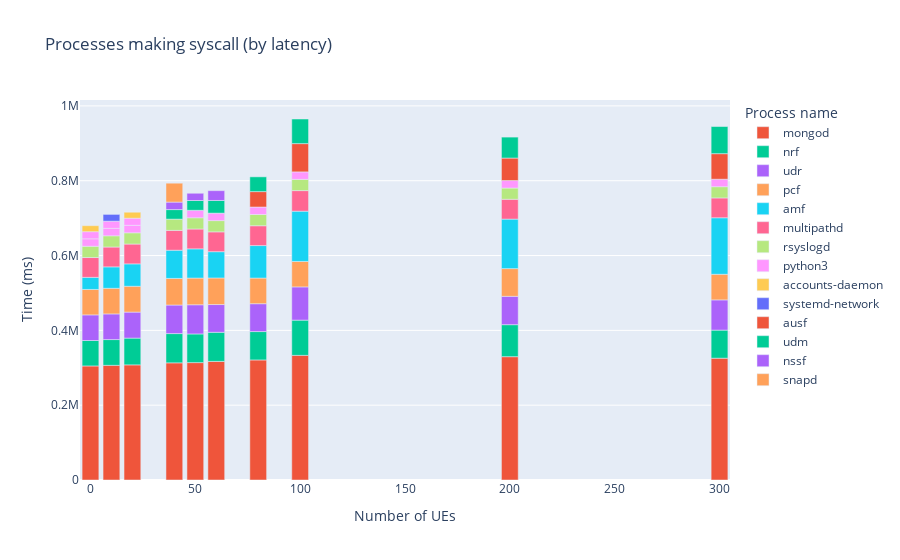
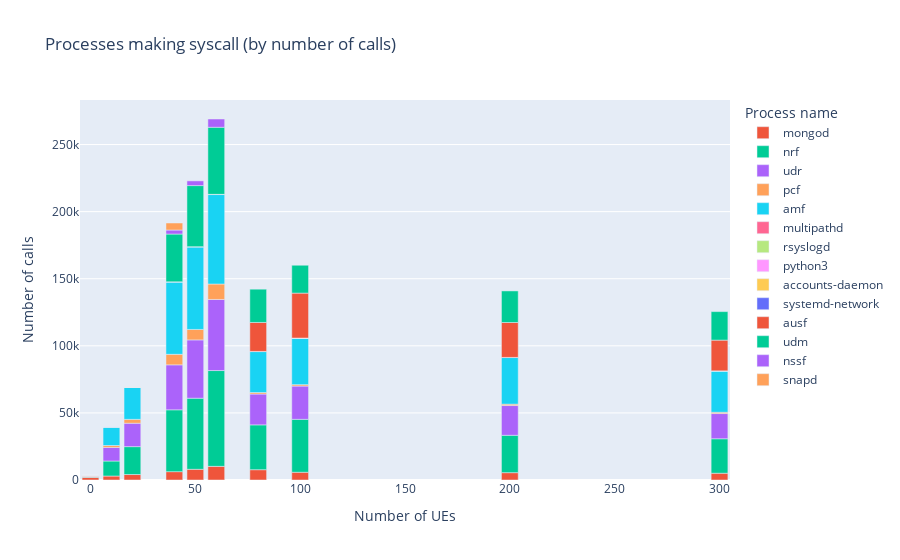

The notebook cell these images were saved under, in order:
### Code cell
sysprocess_df = spark.read.option("basePath", basePath).json(
f"{basePath}/ues=*/tool=sysprocess")
sysprocess_fig = px.bar(sysprocess_df.toPandas(),
                x="ues", y="time (ms)", color="comm",
                hover_data=["count", "time (ms)"],
                labels={
                     "ues": "Number of UEs",
                     "time (ms)": "Time (ms)",
                     "syscall": "System calls",
                     "count": "Number of calls",
                     "comm": "Process name"
                },
                title=f'Processes making syscall (by latency)')
# sysprocess_fig.update_traces(textinfo='value')
sysprocess_fig.show()
sysprocess_fig.write_image(f"images/sysprocess_fig_m2.medium.jpeg")
with open(html_output_file, 'a') as f:
    f.write(f'<h2 id="syscall-processes"> Processes are making syscalls with latency information </h2>')
    f.write('<p>  </p>') 
    f.write(sysprocess_fig.to_html(full_html=False, include_plotlyjs='cdn'))
sysprocess_count_fig = px.bar(sysprocess_df.toPandas(),
                x="ues", y="count", color="comm",
                hover_data=["count", "time (ms)"],
                labels={
                     "ues": "Number of UEs",
                     "time (ms)": "Time (ms)",
                     "syscall": "System calls",
                     "count": "Number of calls",
                     "comm": "Process name"
                },
                title=f'Processes making syscall (by number of calls)')
# sysprocess_count_fig.update_traces(textinfo='value')
sysprocess_count_fig.show()
sysprocess_count_fig.write_image(f"images/sysprocess_count_fig_m2.medium.jpeg")
with open(html_output_file, 'a') as f:
    f.write(f'<h2 id="syscall-count-processes"> Processes are making syscalls by number of calls</h2>')
    f.write('<p>  </p>') 
    f.write(sysprocess_count_fig.to_html(full_html=False, include_plotlyjs='cdn'))

### Figure 1 — Plotly figure (JSON) as saved in the notebook; plotly's stock layout.template omitted (floating-point values rounded to 4 significant figures)
{"data": [{"alignmentgroup": "True", "customdata": [[4082], [2959], [5769], [2022], [10169], [7981], [5054], [5470], [7677], [6225]], "hovertemplate": "Process name=mongod<br>Number of UEs=%{x}<br>Time (ms)=%{y}<br>Number of calls=%{customdata[0]}<extra></extra>", "legendgroup": "mongod", "marker": {"color": "#EF553B", "pattern": {"shape": ""}}, "name": "mongod", "offsetgroup": "mongod", "orientation": "v", "showlegend": true, "textposition": "auto", "type": "bar", "x": [20, 10, 100, 0, 60, 50, 300, 200, 80, 40], "xaxis": "x", "y": [307800.0, 306500.0, 333200.0, 304900.0, 317100.0, 313800.0, 325600.0, 329600.0, 320900.0, 313200.0], "yaxis": "y"}, {"alignmentgroup": "True", "customdata": [[20790], [11179], [39434], [320], [71391], [52978], [25685], [27850], [33408], [46084]], "hovertemplate": "Process name=nrf<br>Number of UEs=%{x}<br>Time (ms)=%{y}<br>Number of calls=%{customdata[0]}<extra></extra>", "legendgroup": "nrf", "marker": {"color": "#00cc96", "pattern": {"shape": ""}}, "name": "nrf", "offsetgroup": "nrf", "orientation": "v", "showlegend": true, "textposition": "auto", "type": "bar", "x": [20, 10, 100, 0, 60, 50, 300, 200, 80, 40], "xaxis": "x", "y": [71520.0, 68890.0, 94150.0, 68000.0, 77760.0, 76580.0, 75010.0, 85540.0, 75840.0, 78160.0], "yaxis": "y"}, {"alignmentgroup": "True", "customdata": [[17440], [10148], [24818], [349], [52987], [43449], [18781], [22171], [22983], [33511]], "hovertemplate": "Process name=udr<br>Number of UEs=%{x}<br>Time (ms)=%{y}<br>Number of calls=%{customdata[0]}<extra></extra>", "legendgroup": "udr", "marker": {"color": "#ab63fa", "pattern": {"shape": ""}}, "name": "udr", "offsetgroup": "udr", "orientation": "v", "showlegend": true, "textposition": "auto", "type": "bar", "x": [20, 10, 100, 0, 60, 50, 300, 200, 80, 40], "xaxis": "x", "y": [69530.0, 68570.0, 88850.0, 68500.0, 74180.0, 78030.0, 80810.0, 75880.0, 74530.0, 76330.0], "yaxis": "y"}, {"alignmentgroup": "True", "customdata": [[2890], [1428], [1027], [370], [11508], [7795], [970], [1054], [1122], [7842]], "hovertemplate": "Process name=pcf<br>Number of UEs=%{x}<br>Time (ms)=%{y}<br>Number of calls=%{customdata[0]}<extra></extra>", "legendgroup": "pcf", "marker": {"color": "#FFA15A", "pattern": {"shape": ""}}, "name": "pcf", "offsetgroup": "pcf", "orientation": "v", "showlegend": true, "textposition": "auto", "type": "bar", "x": [20, 10, 100, 0, 60, 50, 300, 200, 80, 40], "xaxis": "x", "y": [69080.0, 68480.0, 68000.0, 68000.0, 71020.0, 71360.0, 68490.0, 73990.0, 68500.0, 71120.0], "yaxis": "y"}, {"alignmentgroup": "True", "customdata": [[23888], [13739], [34628], [236], [66678], [61575], [30739], [34701], [30513], [53923]], "hovertemplate": "Process name=amf<br>Number of UEs=%{x}<br>Time (ms)=%{y}<br>Number of calls=%{customdata[0]}<extra></extra>", "legendgroup": "amf", "marker": {"color": "#19d3f3", "pattern": {"shape": ""}}, "name": "amf", "offsetgroup": "amf", "orientation": "v", "showlegend": true, "textposition": "auto", "type": "bar", "x": [20, 10, 100, 0, 60, 50, 300, 200, 80, 40], "xaxis": "x", "y": [59820.0, 57300.0, 134400.0, 32330.0, 70280.0, 78120.0, 151000.0, 132400.0, 86850.0, 75420.0], "yaxis": "y"}, {"alignmentgroup": "True", "customdata": [[81], [81], [85], [81], [81], [81], [88], [81], [81], [81]], "hovertemplate": "Process name=multipathd<br>Number of UEs=%{x}<br>Time (ms)=%{y}<br>Number of calls=%{customdata[0]}<extra></extra>", "legendgroup": "multipathd", "marker": {"color": "#FF6692", "pattern": {"shape": ""}}, "name": "multipathd", "offsetgroup": "multipathd", "orientation": "v", "showlegend": true, "textposition": "auto", "type": "bar", "x": [20, 10, 100, 0, 60, 50, 300, 200, 80, 40], "xaxis": "x", "y": [53000.0, 53000.0, 55000.0, 53000.0, 53000.0, 53000.0, 53000.0, 53000.0, 53010.0, 53000.0], "yaxis": "y"}, {"alignmentgroup": "True", "customdata": [[22], [22], [22], [22], [22], [22], [22], [22], [22], [50]], "hovertemplate": "Process name=rsyslogd<br>Number of UEs=%{x}<br>Time (ms)=%{y}<br>Number of calls=%{customdata[0]}<extra></extra>", "legendgroup": "rsyslogd", "marker": {"color": "#B6E880", "pattern": {"shape": ""}}, "name": "rsyslogd", "offsetgroup": "rsyslogd", "orientation": "v", "showlegend": true, "textposition": "auto", "type": "bar", "x": [20, 10, 100, 0, 60, 50, 300, 200, 80, 40], "xaxis": "x", "y": [30030.0, 30030.0, 30010.0, 30030.0, 30020.0, 30030.0, 30030.0, 30030.0, 30030.0, 30020.0], "yaxis": "y"}, {"alignmentgroup": "True", "customdata": [[38], [39], [82], [39], [14], [60], [39], [42], [34], [14], [6], [14]], "hovertemplate": "Process name=python3<br>Number of UEs=%{x}<br>Time (ms)=%{y}<br>Number of calls=%{customdata[0]}<extra></extra>", "legendgroup": "python3", "marker": {"color": "#FF97FF", "pattern": {"shape": ""}}, "name": "python3", "offsetgroup": "python3", "orientation": "v", "showlegend": true, "textposition": "auto", "type": "bar", "x": [20, 20, 10, 10, 100, 0, 0, 60, 50, 300, 200, 80], "xaxis": "x", "y": [20010.0, 19020.0, 20010.0, 19020.0, 20020.0, 20020.0, 19020.0, 20010.0, 20000.0, 20020.0, 20000.0, 20000.0], "yaxis": "y"}, {"alignmentgroup": "True", "customdata": [[80], [80]], "hovertemplate": "Process name=accounts-daemon<br>Number of UEs=%{x}<br>Time (ms)=%{y}<br>Number of calls=%{customdata[0]}<extra></extra>", "legendgroup": "accounts-daemon", "marker": {"color": "#FECB52", "pattern": {"shape": ""}}, "name": "accounts-daemon", "offsetgroup": "accounts-daemon", "orientation": "v", "showlegend": true, "textposition": "auto", "type": "bar", "x": [20, 0], "xaxis": "x", "y": [16000.0, 16000.0], "yaxis": "y"}, {"alignmentgroup": "True", "customdata": [[27]], "hovertemplate": "Process name=systemd-network<br>Number of UEs=%{x}<br>Time (ms)=%{y}<br>Number of calls=%{customdata[0]}<extra></extra>", "legendgroup": "systemd-network", "marker": {"color": "#636efa", "pattern": {"shape": ""}}, "name": "systemd-network", "offsetgroup": "systemd-network", "orientation": "v", "showlegend": true, "textposition": "auto", "type": "bar", "x": [10], "xaxis": "x", "y": [18180.0], "yaxis": "y"}, {"alignmentgroup": "True", "customdata": [[33487], [22894], [26021], [21582]], "hovertemplate": "Process name=ausf<br>Number of UEs=%{x}<br>Time (ms)=%{y}<br>Number of calls=%{customdata[0]}<extra></extra>", "legendgroup": "ausf", "marker": {"color": "#EF553B", "pattern": {"shape": ""}}, "name": "ausf", "offsetgroup": "ausf", "orientation": "v", "showlegend": true, "textposition": "auto", "type": "bar", "x": [100, 300, 200, 80], "xaxis": "x", "y": [75570.0, 68290.0, 60130.0, 41170.0], "yaxis": "y"}, {"alignmentgroup": "True", "customdata": [[20761], [49995], [45490], [21245], [23531], [24800], [35585]], "hovertemplate": "Process name=udm<br>Number of UEs=%{x}<br>Time (ms)=%{y}<br>Number of calls=%{customdata[0]}<extra></extra>", "legendgroup": "udm", "marker": {"color": "#00cc96", "pattern": {"shape": ""}}, "name": "udm", "offsetgroup": "udm", "orientation": "v", "showlegend": true, "textposition": "auto", "type": "bar", "x": [100, 60, 50, 300, 200, 80, 40], "xaxis": "x", "y": [65780.0, 33850.0, 26190.0, 72530.0, 56010.0, 39540.0, 25590.0], "yaxis": "y"}, {"alignmentgroup": "True", "customdata": [[6160], [3516], [2995]], "hovertemplate": "Process name=nssf<br>Number of UEs=%{x}<br>Time (ms)=%{y}<br>Number of calls=%{customdata[0]}<extra></extra>", "legendgroup": "nssf", "marker": {"color": "#ab63fa", "pattern": {"shape": ""}}, "name": "nssf", "offsetgroup": "nssf", "orientation": "v", "showlegend": true, "textposition": "auto", "type": "bar", "x": [60, 50, 40], "xaxis": "x", "y": [26200.0, 19340.0, 20030.0], "yaxis": "y"}, {"alignmentgroup": "True", "customdata": [[5235]], "hovertemplate": "Process name=snapd<br>Number of UEs=%{x}<br>Time (ms)=%{y}<br>Number of calls=%{customdata[0]}<extra></extra>", "legendgroup": "snapd", "marker": {"color": "#FFA15A", "pattern": {"shape": ""}}, "name": "snapd", "offsetgroup": "snapd", "orientation": "v", "showlegend": true, "textposition": "auto", "type": "bar", "x": [40], "xaxis": "x", "y": [50510.0], "yaxis": "y"}], "layout": {"barmode": "relative", "legend": {"title": {"text": "Process name"}, "tracegroupgap": 0}, "title": {"text": "Processes making syscall (by latency)"}, "xaxis": {"anchor": "y", "domain": [0, 1], "title": {"text": "Number of UEs"}}, "yaxis": {"anchor": "x", "domain": [0, 1], "title": {"text": "Time (ms)"}}}}

### Figure 2 — Plotly figure (JSON) as saved in the notebook; plotly's stock layout.template omitted (floating-point values rounded to 4 significant figures)
{"data": [{"alignmentgroup": "True", "customdata": [[307800.0], [306500.0], [333200.0], [304900.0], [317100.0], [313800.0], [325600.0], [329600.0], [320900.0], [313200.0]], "hovertemplate": "Process name=mongod<br>Number of UEs=%{x}<br>Number of calls=%{y}<br>Time (ms)=%{customdata[0]}<extra></extra>", "legendgroup": "mongod", "marker": {"color": "#EF553B", "pattern": {"shape": ""}}, "name": "mongod", "offsetgroup": "mongod", "orientation": "v", "showlegend": true, "textposition": "auto", "type": "bar", "x": [20, 10, 100, 0, 60, 50, 300, 200, 80, 40], "xaxis": "x", "y": [4082, 2959, 5769, 2022, 10169, 7981, 5054, 5470, 7677, 6225], "yaxis": "y"}, {"alignmentgroup": "True", "customdata": [[71520.0], [68890.0], [94150.0], [68000.0], [77760.0], [76580.0], [75010.0], [85540.0], [75840.0], [78160.0]], "hovertemplate": "Process name=nrf<br>Number of UEs=%{x}<br>Number of calls=%{y}<br>Time (ms)=%{customdata[0]}<extra></extra>", "legendgroup": "nrf", "marker": {"color": "#00cc96", "pattern": {"shape": ""}}, "name": "nrf", "offsetgroup": "nrf", "orientation": "v", "showlegend": true, "textposition": "auto", "type": "bar", "x": [20, 10, 100, 0, 60, 50, 300, 200, 80, 40], "xaxis": "x", "y": [20790, 11179, 39434, 320, 71391, 52978, 25685, 27850, 33408, 46084], "yaxis": "y"}, {"alignmentgroup": "True", "customdata": [[69530.0], [68570.0], [88850.0], [68500.0], [74180.0], [78030.0], [80810.0], [75880.0], [74530.0], [76330.0]], "hovertemplate": "Process name=udr<br>Number of UEs=%{x}<br>Number of calls=%{y}<br>Time (ms)=%{customdata[0]}<extra></extra>", "legendgroup": "udr", "marker": {"color": "#ab63fa", "pattern": {"shape": ""}}, "name": "udr", "offsetgroup": "udr", "orientation": "v", "showlegend": true, "textposition": "auto", "type": "bar", "x": [20, 10, 100, 0, 60, 50, 300, 200, 80, 40], "xaxis": "x", "y": [17440, 10148, 24818, 349, 52987, 43449, 18781, 22171, 22983, 33511], "yaxis": "y"}, {"alignmentgroup": "True", "customdata": [[69080.0], [68480.0], [68000.0], [68000.0], [71020.0], [71360.0], [68490.0], [73990.0], [68500.0], [71120.0]], "hovertemplate": "Process name=pcf<br>Number of UEs=%{x}<br>Number of calls=%{y}<br>Time (ms)=%{customdata[0]}<extra></extra>", "legendgroup": "pcf", "marker": {"color": "#FFA15A", "pattern": {"shape": ""}}, "name": "pcf", "offsetgroup": "pcf", "orientation": "v", "showlegend": true, "textposition": "auto", "type": "bar", "x": [20, 10, 100, 0, 60, 50, 300, 200, 80, 40], "xaxis": "x", "y": [2890, 1428, 1027, 370, 11508, 7795, 970, 1054, 1122, 7842], "yaxis": "y"}, {"alignmentgroup": "True", "customdata": [[59820.0], [57300.0], [134400.0], [32330.0], [70280.0], [78120.0], [151000.0], [132400.0], [86850.0], [75420.0]], "hovertemplate": "Process name=amf<br>Number of UEs=%{x}<br>Number of calls=%{y}<br>Time (ms)=%{customdata[0]}<extra></extra>", "legendgroup": "amf", "marker": {"color": "#19d3f3", "pattern": {"shape": ""}}, "name": "amf", "offsetgroup": "amf", "orientation": "v", "showlegend": true, "textposition": "auto", "type": "bar", "x": [20, 10, 100, 0, 60, 50, 300, 200, 80, 40], "xaxis": "x", "y": [23888, 13739, 34628, 236, 66678, 61575, 30739, 34701, 30513, 53923], "yaxis": "y"}, {"alignmentgroup": "True", "customdata": [[53000.0], [53000.0], [55000.0], [53000.0], [53000.0], [53000.0], [53000.0], [53000.0], [53010.0], [53000.0]], "hovertemplate": "Process name=multipathd<br>Number of UEs=%{x}<br>Number of calls=%{y}<br>Time (ms)=%{customdata[0]}<extra></extra>", "legendgroup": "multipathd", "marker": {"color": "#FF6692", "pattern": {"shape": ""}}, "name": "multipathd", "offsetgroup": "multipathd", "orientation": "v", "showlegend": true, "textposition": "auto", "type": "bar", "x": [20, 10, 100, 0, 60, 50, 300, 200, 80, 40], "xaxis": "x", "y": [81, 81, 85, 81, 81, 81, 88, 81, 81, 81], "yaxis": "y"}, {"alignmentgroup": "True", "customdata": [[30030.0], [30030.0], [30010.0], [30030.0], [30020.0], [30030.0], [30030.0], [30030.0], [30030.0], [30020.0]], "hovertemplate": "Process name=rsyslogd<br>Number of UEs=%{x}<br>Number of calls=%{y}<br>Time (ms)=%{customdata[0]}<extra></extra>", "legendgroup": "rsyslogd", "marker": {"color": "#B6E880", "pattern": {"shape": ""}}, "name": "rsyslogd", "offsetgroup": "rsyslogd", "orientation": "v", "showlegend": true, "textposition": "auto", "type": "bar", "x": [20, 10, 100, 0, 60, 50, 300, 200, 80, 40], "xaxis": "x", "y": [22, 22, 22, 22, 22, 22, 22, 22, 22, 50], "yaxis": "y"}, {"alignmentgroup": "True", "customdata": [[20010.0], [19020.0], [20010.0], [19020.0], [20020.0], [20020.0], [19020.0], [20010.0], [20000.0], [20020.0], [20000.0], [20000.0]], "hovertemplate": "Process name=python3<br>Number of UEs=%{x}<br>Number of calls=%{y}<br>Time (ms)=%{customdata[0]}<extra></extra>", "legendgroup": "python3", "marker": {"color": "#FF97FF", "pattern": {"shape": ""}}, "name": "python3", "offsetgroup": "python3", "orientation": "v", "showlegend": true, "textposition": "auto", "type": "bar", "x": [20, 20, 10, 10, 100, 0, 0, 60, 50, 300, 200, 80], "xaxis": "x", "y": [38, 39, 82, 39, 14, 60, 39, 42, 34, 14, 6, 14], "yaxis": "y"}, {"alignmentgroup": "True", "customdata": [[16000.0], [16000.0]], "hovertemplate": "Process name=accounts-daemon<br>Number of UEs=%{x}<br>Number of calls=%{y}<br>Time (ms)=%{customdata[0]}<extra></extra>", "legendgroup": "accounts-daemon", "marker": {"color": "#FECB52", "pattern": {"shape": ""}}, "name": "accounts-daemon", "offsetgroup": "accounts-daemon", "orientation": "v", "showlegend": true, "textposition": "auto", "type": "bar", "x": [20, 0], "xaxis": "x", "y": [80, 80], "yaxis": "y"}, {"alignmentgroup": "True", "customdata": [[18180.0]], "hovertemplate": "Process name=systemd-network<br>Number of UEs=%{x}<br>Number of calls=%{y}<br>Time (ms)=%{customdata[0]}<extra></extra>", "legendgroup": "systemd-network", "marker": {"color": "#636efa", "pattern": {"shape": ""}}, "name": "systemd-network", "offsetgroup": "systemd-network", "orientation": "v", "showlegend": true, "textposition": "auto", "type": "bar", "x": [10], "xaxis": "x", "y": [27], "yaxis": "y"}, {"alignmentgroup": "True", "customdata": [[75570.0], [68290.0], [60130.0], [41170.0]], "hovertemplate": "Process name=ausf<br>Number of UEs=%{x}<br>Number of calls=%{y}<br>Time (ms)=%{customdata[0]}<extra></extra>", "legendgroup": "ausf", "marker": {"color": "#EF553B", "pattern": {"shape": ""}}, "name": "ausf", "offsetgroup": "ausf", "orientation": "v", "showlegend": true, "textposition": "auto", "type": "bar", "x": [100, 300, 200, 80], "xaxis": "x", "y": [33487, 22894, 26021, 21582], "yaxis": "y"}, {"alignmentgroup": "True", "customdata": [[65780.0], [33850.0], [26190.0], [72530.0], [56010.0], [39540.0], [25590.0]], "hovertemplate": "Process name=udm<br>Number of UEs=%{x}<br>Number of calls=%{y}<br>Time (ms)=%{customdata[0]}<extra></extra>", "legendgroup": "udm", "marker": {"color": "#00cc96", "pattern": {"shape": ""}}, "name": "udm", "offsetgroup": "udm", "orientation": "v", "showlegend": true, "textposition": "auto", "type": "bar", "x": [100, 60, 50, 300, 200, 80, 40], "xaxis": "x", "y": [20761, 49995, 45490, 21245, 23531, 24800, 35585], "yaxis": "y"}, {"alignmentgroup": "True", "customdata": [[26200.0], [19340.0], [20030.0]], "hovertemplate": "Process name=nssf<br>Number of UEs=%{x}<br>Number of calls=%{y}<br>Time (ms)=%{customdata[0]}<extra></extra>", "legendgroup": "nssf", "marker": {"color": "#ab63fa", "pattern": {"shape": ""}}, "name": "nssf", "offsetgroup": "nssf", "orientation": "v", "showlegend": true, "textposition": "auto", "type": "bar", "x": [60, 50, 40], "xaxis": "x", "y": [6160, 3516, 2995], "yaxis": "y"}, {"alignmentgroup": "True", "customdata": [[50510.0]], "hovertemplate": "Process name=snapd<br>Number of UEs=%{x}<br>Number of calls=%{y}<br>Time (ms)=%{customdata[0]}<extra></extra>", "legendgroup": "snapd", "marker": {"color": "#FFA15A", "pattern": {"shape": ""}}, "name": "snapd", "offsetgroup": "snapd", "orientation": "v", "showlegend": true, "textposition": "auto", "type": "bar", "x": [40], "xaxis": "x", "y": [5235], "yaxis": "y"}], "layout": {"barmode": "relative", "legend": {"title": {"text": "Process name"}, "tracegroupgap": 0}, "title": {"text": "Processes making syscall (by number of calls)"}, "xaxis": {"anchor": "y", "domain": [0, 1], "title": {"text": "Number of UEs"}}, "yaxis": {"anchor": "x", "domain": [0, 1], "title": {"text": "Number of calls"}}}}
